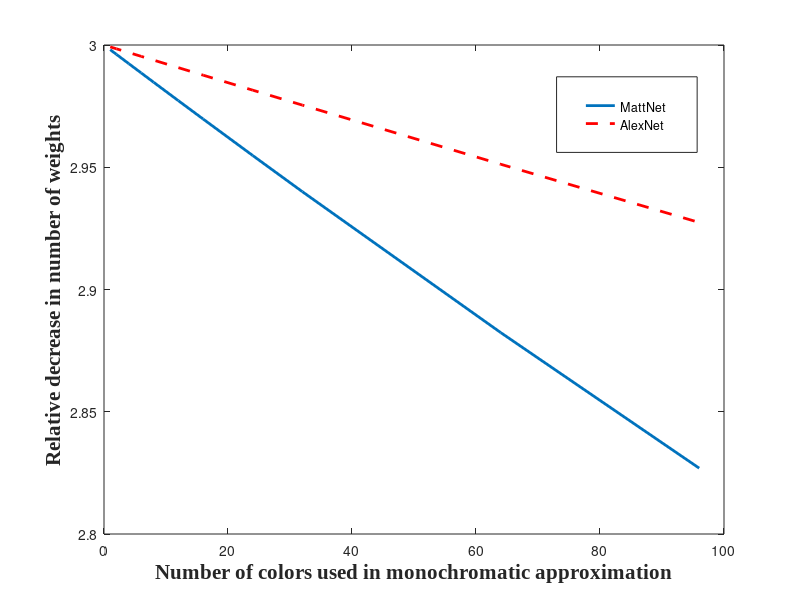

MATLAB code for this plot:
num_colors = [1, 2, 4, 6, 8, 12, 16, 24, 32, 64, 96];

figure1 = figure('Position', [0, 0, 700, 500]);

% Matt
C = 3;
F = 96;
X = 7;
N = 224;
M = 110;

approx_weights = [];
for i = 1:length(num_colors)
   CC = num_colors(i);
   nw = CC * C + X * X * F;
   approx_weights = [approx_weights, nw]; 
end

orig_weights = C * X * X * F;

plot(num_colors, orig_weights ./ approx_weights, 'linewidth', 2);
hold on;

% Alex
C = 3;
F = 96;
X = 11;
N = 224;
M = 55;

approx_weights = [];
for i = 1:length(num_colors)
   CC = num_colors(i);
   nw = CC * C + X * X * F;
   approx_weights = [approx_weights, nw]; 
end

orig_weights = C * X * X * F;

plot(num_colors, orig_weights ./ approx_weights, 'r--', 'linewidth', 2);


xlabel('Number of colors used in monochromatic approximation', 'FontSize', 15, 'FontName', 'TimesNewRoman', 'FontWeight', 'bold');
ylabel('Relative decrease in number of weights', 'FontSize', 15, 'FontName', 'TimesNewRoman', 'FontWeight', 'bold');
%title('Relative decrease in number of operations for various monochromatic operations applied to MattNet');
legend1 = legend('MattNet', 'AlexNet');

set(legend1,'Position',[0.695714285714286 0.746 0.175714285714286 0.126]);

saveas(figure1, 'expr_compress/paper/img/monochromatic_numcolors_vs_numweights', 'epsc');